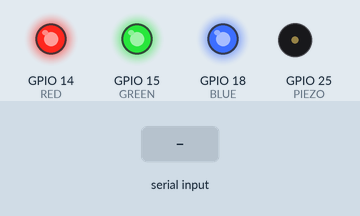
Bench run of a program on a simulated Raspberry Pi (BCM pin numbers). Parts: output pins drawn as LEDs (lit = HIGH), buzzer (waves = sounding). The inputs (shaded band) are chosen by the test bench. What the program prints to the terminal is not drawn. At 5.8 s the program stops and its outputs stay as they are.

Above: at 1.2 s.
1.3 s: "1" typed at the terminal, then Enter
At 1.9 s:
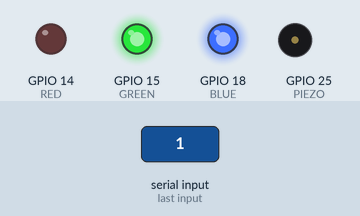
2.8 s: "2" typed at the terminal, then Enter
At 4.0 s:
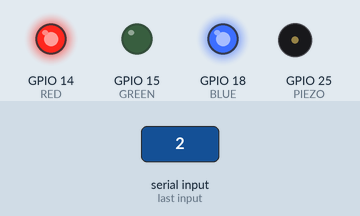
4.3 s: "3" typed at the terminal, then Enter
At 5.4 s:
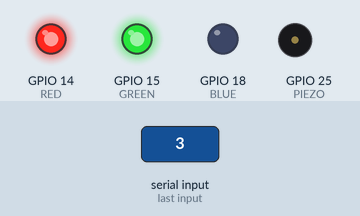
5.8 s: "q" typed at the terminal, then Enter
At 7.0 s:
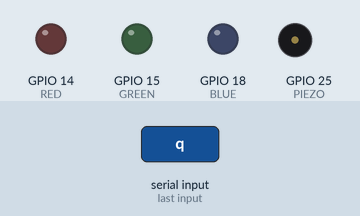
Timing chart, 0 to 7.3 s (numbered marks = the images above; inputs shaded):
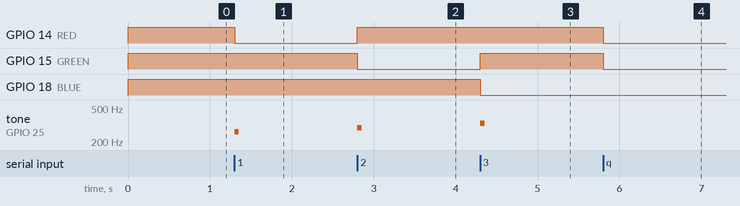

The program:

piano.py
```python
#!/usr/bin/env python3
import RPi.GPIO as GPIO, sys, termios, tty, select, time

# ─ GPIO ─
RED, GREEN, BLUE = 14, 15, 18
PIEZO = 25
GPIO.setmode(GPIO.BCM)
GPIO.setup([RED, GREEN, BLUE], GPIO.OUT, initial=GPIO.HIGH)
GPIO.setup(PIEZO, GPIO.OUT)
pwm = GPIO.PWM(PIEZO, 440)      # dummy freq
pwm.start(0)                    # Duty 0 → 소리 OFF

COLORS = [RED, GREEN, BLUE]     # LED 순환용

# ─ 음계 매핑 ─
NOTE_TABLE = {
    '1': ('C4', 262),
    '2': ('D4', 294),
    '3': ('E4', 330),
    '4': ('F4', 349),
    '5': ('G4', 392),
    '6': ('A4', 440),
    '7': ('B4', 494),
    '8': ('C5', 523)
}


fd = sys.stdin.fileno()
old_attr = termios.tcgetattr(fd)
tty.setcbreak(fd)

def leds_off():
    GPIO.output([RED, GREEN, BLUE], GPIO.HIGH)

print("=== 숫자 1~8: 도레미파솔라시도,   q 또는 ESC: 종료 ===")
led_idx = 0

try:
    while True:
        # select() 로 키 입력 체크 (타임아웃 0.05 s)
        if select.select([sys.stdin], [], [], 0.05)[0]:
            ch = sys.stdin.read(1)
            if ch in NOTE_TABLE:
                name, freq = NOTE_TABLE[ch]
                print(f"{name} ({freq} Hz)")
                pwm.ChangeFrequency(freq)
                pwm.ChangeDutyCycle(50)      # 소리 ON

                leds_off()
                GPIO.output(COLORS[led_idx % 3], GPIO.LOW)
                led_idx += 1

            elif ch in ('q', '\x1b'):        # 'q' or ESC
                break

        # 아무 키도 안 누르면 소리를 끔 (1/20초 마다 체크)
        else:
            pwm.ChangeDutyCycle(0)           # 소리 OFF

except KeyboardInterrupt:
    pass
finally:
    # 복구
    termios.tcsetattr(fd, termios.TCSADRAIN, old_attr)
    pwm.stop()
    leds_off()
    GPIO.cleanup()
    print("\n종료")
```

Measured:
- after the input at 1.3 s, GPIO 14 (RED): HIGH → LOW at once; tone on GPIO 25 (PIEZO): silent → 262 Hz at once, → silent 0.05 s later
- after the input at 2.8 s, GPIO 14 (RED): LOW → HIGH at once; GPIO 15 (GREEN): HIGH → LOW at once; tone on GPIO 25 (PIEZO): silent → 294 Hz at once, → silent 0.05 s later
- after the input at 4.3 s, GPIO 15 (GREEN): LOW → HIGH at once; GPIO 18 (BLUE): HIGH → LOW at once; tone on GPIO 25 (PIEZO): silent → 330 Hz at once, → silent 0.05 s later
- after the input at 5.8 s, GPIO 14 (RED), GPIO 15 (GREEN): HIGH → LOW at once
